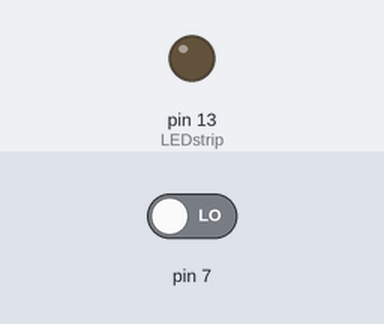
The sketch below on a simulated Arduino Uno, built with avr-gcc and run on an emulated ATmega328P. Parts: output pins drawn as LEDs (lit = HIGH). The test bench sets the inputs (shaded band); at power-on: pin 7 LOW.

Above: at 1.2 s.
1.3 s: pin 7 driven HIGH
At 1.8 s:
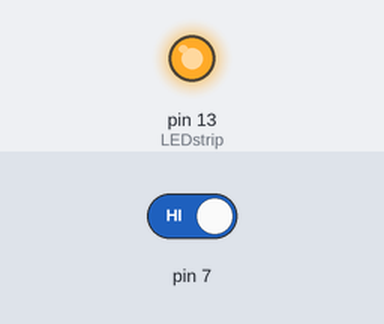
2.8 s: pin 7 driven LOW
At 4.2 s:
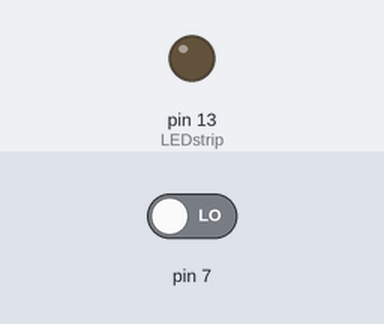
Timing chart, 0 to 5.8 s (numbered marks = the images above; inputs shaded):
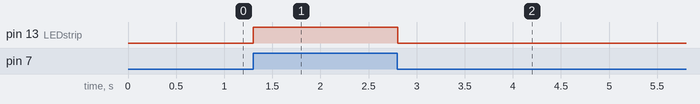

The sketch:

led-project.ino
```cpp
#define LEDstrip 13


void setup()
{
  // the signal wire of the sound sensor is connected to digital pin 7
  pinMode(7, INPUT);

  // the ledstrip negative wire is connected to digital pin 13
  pinMode(LEDstrip, OUTPUT);

}

void loop()
{
  // The sound sensor is used to send a signal to the microcontroller.
  // The microcontroller reads the state of the signal.
  // If it is in '0', the letstrip is dimmed for 10ms.

  boolean soundstate = digitalRead(7);
  if (soundstate == 1) {
    analogWrite(LEDstrip, 255);
    delay(10);
  }
  else {
    analogWrite(LEDstrip, 0);
  }
}
```

Measured:
- after the input at 1.3 s, pin 13 (LEDstrip): LOW → HIGH at once
- after the input at 2.8 s, pin 13 (LEDstrip): HIGH → LOW at once
